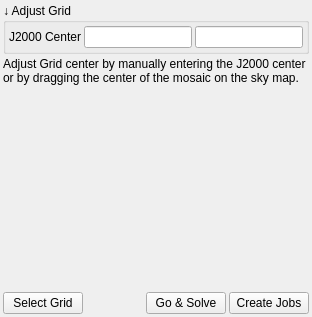
     <widget class="QWidget" name="adjustGrid">
      <layout class="QVBoxLayout" name="verticalLayout_5">
       <property name="spacing">
        <number>3</number>
       </property>
       <property name="leftMargin">
        <number>3</number>
       </property>
       <property name="topMargin">
        <number>3</number>
       </property>
       <property name="rightMargin">
        <number>3</number>
       </property>
       <property name="bottomMargin">
        <number>3</number>
       </property>
       <item>
        <widget class="QGroupBox" name="fovGroup_2">
         <property name="enabled">
          <bool>true</bool>
         </property>
         <property name="sizePolicy">
          <sizepolicy hsizetype="Preferred" vsizetype="Preferred">
           <horstretch>0</horstretch>
           <verstretch>0</verstretch>
          </sizepolicy>
         </property>
         <property name="title">
          <string>↓ Adjust Grid</string>
         </property>
         <layout class="QGridLayout" name="gridLayout_3" columnstretch="1,0,0">
          <property name="sizeConstraint">
           <enum>QLayout::SetDefaultConstraint</enum>
          </property>
          <property name="leftMargin">
           <number>3</number>
          </property>
          <property name="topMargin">
           <number>3</number>
          </property>
          <property name="rightMargin">
           <number>3</number>
          </property>
          <property name="bottomMargin">
           <number>3</number>
          </property>
          <property name="spacing">
           <number>3</number>
          </property>
          <item row="1" column="2">
           <widget class="dmsBox" name="decBox">
            <property name="sizePolicy">
             <sizepolicy hsizetype="Expanding" vsizetype="Preferred">
              <horstretch>0</horstretch>
              <verstretch>0</verstretch>
             </sizepolicy>
            </property>
            <property name="toolTip">
             <string/>
            </property>
            <property name="layoutDirection">
             <enum>Qt::LeftToRight</enum>
            </property>
           </widget>
          </item>
          <item row="1" column="1">
           <widget class="dmsBox" name="raBox">
            <property name="sizePolicy">
             <sizepolicy hsizetype="Expanding" vsizetype="Preferred">
              <horstretch>0</horstretch>
              <verstretch>0</verstretch>
             </sizepolicy>
            </property>
            <property name="toolTip">
             <string/>
            </property>
           </widget>
          </item>
          <item row="1" column="0">
           <widget class="QLabel" name="label_6">
            <property name="sizePolicy">
             <sizepolicy hsizetype="Preferred" vsizetype="Preferred">
              <horstretch>0</horstretch>
              <verstretch>0</verstretch>
             </sizepolicy>
            </property>
            <property name="toolTip">
             <string>Specify the number of rows and columns of the final mosaic image</string>
            </property>
            <property name="text">
             <string>J2000 Center</string>
            </property>
           </widget>
          </item>
         </layout>
        </widget>
       </item>
       <item>
        <widget class="QLabel" name="label_15">
         <property name="text">
          <string>Adjust Grid center by manually entering the J2000 center or by dragging the center of the mosaic on the sky map.</string>
         </property>
         <property name="wordWrap">
          <bool>true</bool>
         </property>
        </widget>
       </item>
       <item>
        <spacer name="verticalSpacer_4">
         <property name="orientation">
          <enum>Qt::Vertical</enum>
         </property>
         <property name="sizeHint" stdset="0">
          <size>
           <width>20</width>
           <height>204</height>
          </size>
         </property>
        </spacer>
       </item>
       <item>
        <layout class="QHBoxLayout" name="horizontalLayout_26">
         <item>
          <widget class="QPushButton" name="backToSelectGrid">
           <property name="toolTip">
            <string>Go to grid selection page</string>
           </property>
           <property name="text">
            <string>Select Grid</string>
           </property>
           <property name="icon">
            <iconset theme="arrow-left"/>
           </property>
          </widget>
         </item>
         <item>
          <spacer name="horizontalSpacer_4">
           <property name="orientation">
            <enum>Qt::Horizontal</enum>
           </property>
           <property name="sizeHint" stdset="0">
            <size>
             <width>40</width>
             <height>20</height>
            </size>
           </property>
          </spacer>
         </item>
         <item>
          <widget class="QPushButton" name="goSolveB">
           <property name="enabled">
            <bool>true</bool>
           </property>
           <property name="toolTip">
            <string>Go and plate solve mosaic center</string>
           </property>
           <property name="text">
            <string>Go &amp;&amp; Solve</string>
           </property>
           <property name="icon">
            <iconset theme="crosshairs"/>
           </property>
          </widget>
         </item>
         <item>
          <widget class="QPushButton" name="nextToJobsB">
           <property name="toolTip">
            <string>Go to scheduler job creation page</string>
           </property>
           <property name="text">
            <string>Create Jobs</string>
           </property>
           <property name="icon">
            <iconset theme="arrow-right"/>
           </property>
          </widget>
         </item>
        </layout>
       </item>
      </layout>
     </widget>
